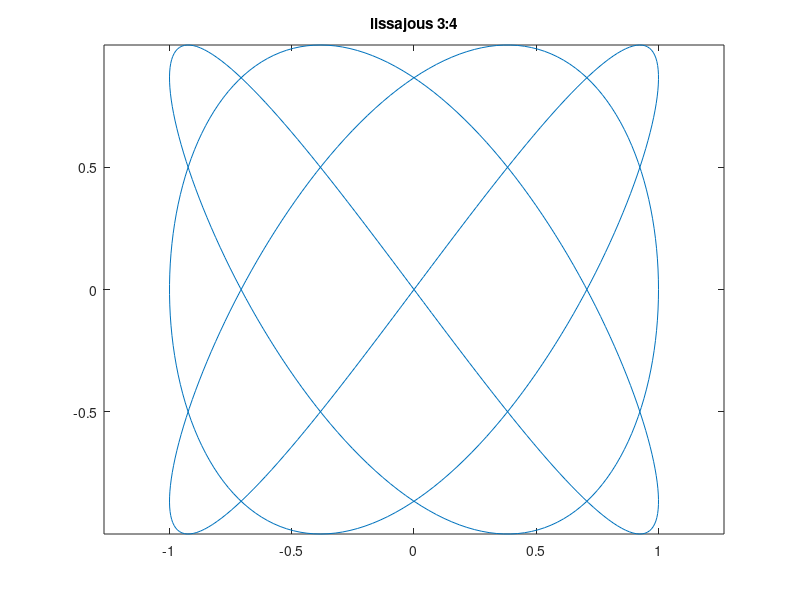

The MATLAB source for this figure:
% exported by ReRun — cells in dependency order, runs top-to-bottom

%% cell 1
a = 3;

%% cell 2
b = 4;

%% cell 3
t = linspace(0, 2*pi, 600);

%% cell 4
x = sin(a*t + pi/2);

%% cell 5
y = sin(b*t);

%% cell 6
plot(x, y);
title(sprintf('lissajous %d:%d', a, b));
axis equal;
